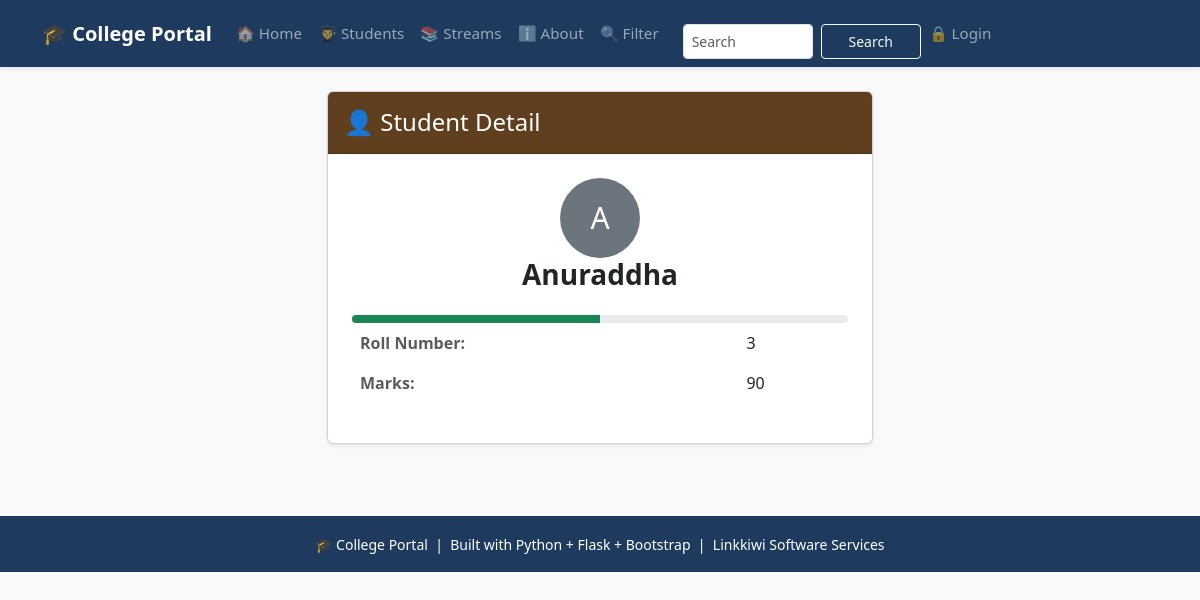
Screenshot of /students/3 with the database file from the repository.
### tables this page shows
CREATE TABLE students (
                    id INTEGER PRIMARY KEY AUTOINCREMENT,
                    name TEXT NOT NULL,
                    roll INTEGER NOT NULL,
                    marks INTEGER NOT NULL,
                    subject TEXT NOT NULL,
                    attendance INTEGER DEFAULT 0
                 );

### app.py (the view)
@app.route("/students/<int:id>")
def student_detail(id):
    conn = get_db()
    student = conn.execute('SELECT * FROM students WHERE id = ?', (id,)).fetchone()
    conn.close()
    if student is None:
        flash("Student not found", "danger")
        return redirect(url_for("students_page"))
    return render_template("detail.html", student=student)

### database.py (called while the page is built)
def get_db():
   conn = sqlite3.connect(DB_PATH)
   conn.row_factory = sqlite3.Row  # To access columns by name
   return conn

### templates/detail.html (shortened to what this page needs)
{% extends 'base.html' %}
{% block content %}
<div class="row justify-content-center">
    <div class="col-md-6">
        <div class="card shadow-sm mb-4">
            <div class="card-header py-3"
                 style="background-color: #5f3f1e;">
                <h4 class="mb-0 text-white">
                    👤 Student Detail
                </h4>
            </div>
            <div class="card-body p-4">
                 <div class="text-center mb-4">
                    <div class="avatar rounded-circle bg-secondary text-white
                                d-inline-flex align-items-center justify-content-center"
                         style="width: 80px; height: 80px; font-size: 30px;">
                        {{ student['name'][0]|upper }}
                    </div>
                    <h3 class="fw-bold">{{ student['name'] }} </h3>
                </div>
                 <table class="table table-borderless">
                    <tr>
                        <th class="text-muted fw-bold">Roll Number:</th>
                        <td>{{ student['roll'] }}</td>
                    </tr>
                    <tr>
                        <td class="text-muted fw-bold">Marks:</td>
                        <td>{{ student['marks'] }}</td>
                        <div class="progress mt-2" style="height:8px;">
                            <div class="progress-bar
                                {% if student['marks'] >= 90 %}bg-success
                                {% elif student['marks'] >= 75 %}bg-primary
                                {% elif student['marks'] >= 60 %}bg-warning
                                {% else %}bg-danger{% endif %}"
                                style="width: 50%;">
                            </div>
                        </div>
                    </tr>
                    </table>
            </div>
        </div>
    </div>
</div>
{% endblock %}

### templates/base.html (style rules this page uses)
:root { --brand: #1e3a5f; }

### rows the page displays
students: name "A", name "Anuraddha", roll "3", marks "90"
